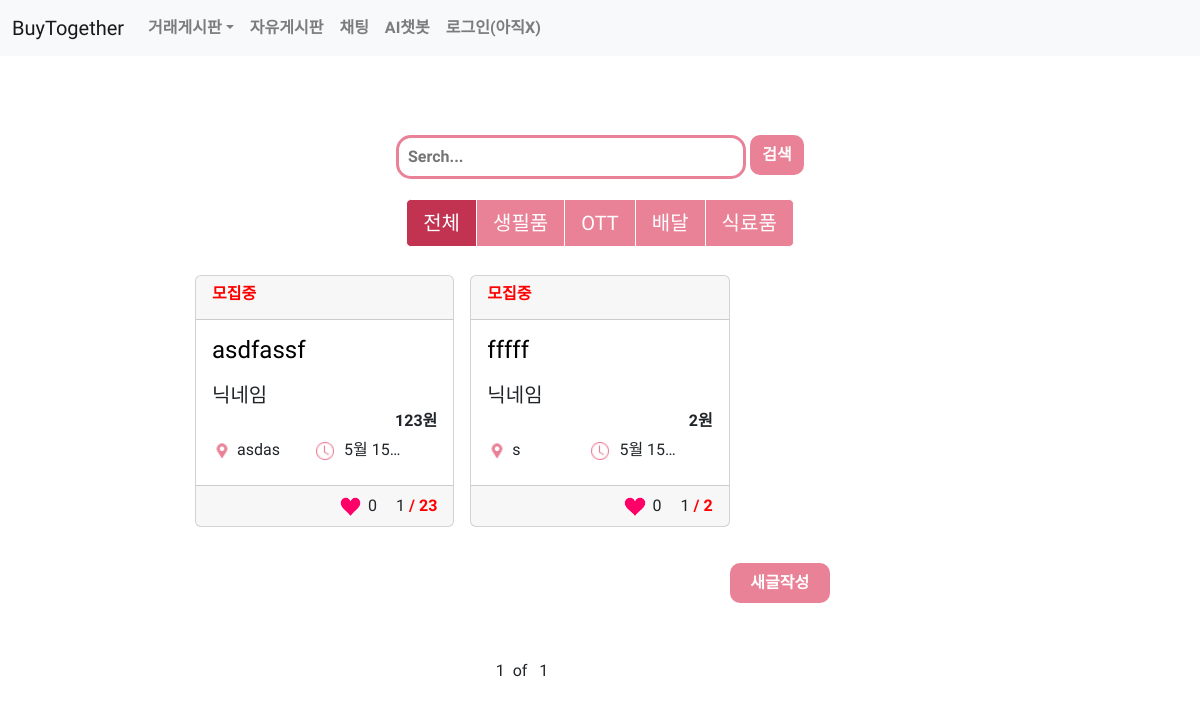
/purhome, run on an earlier commit of the app's database.
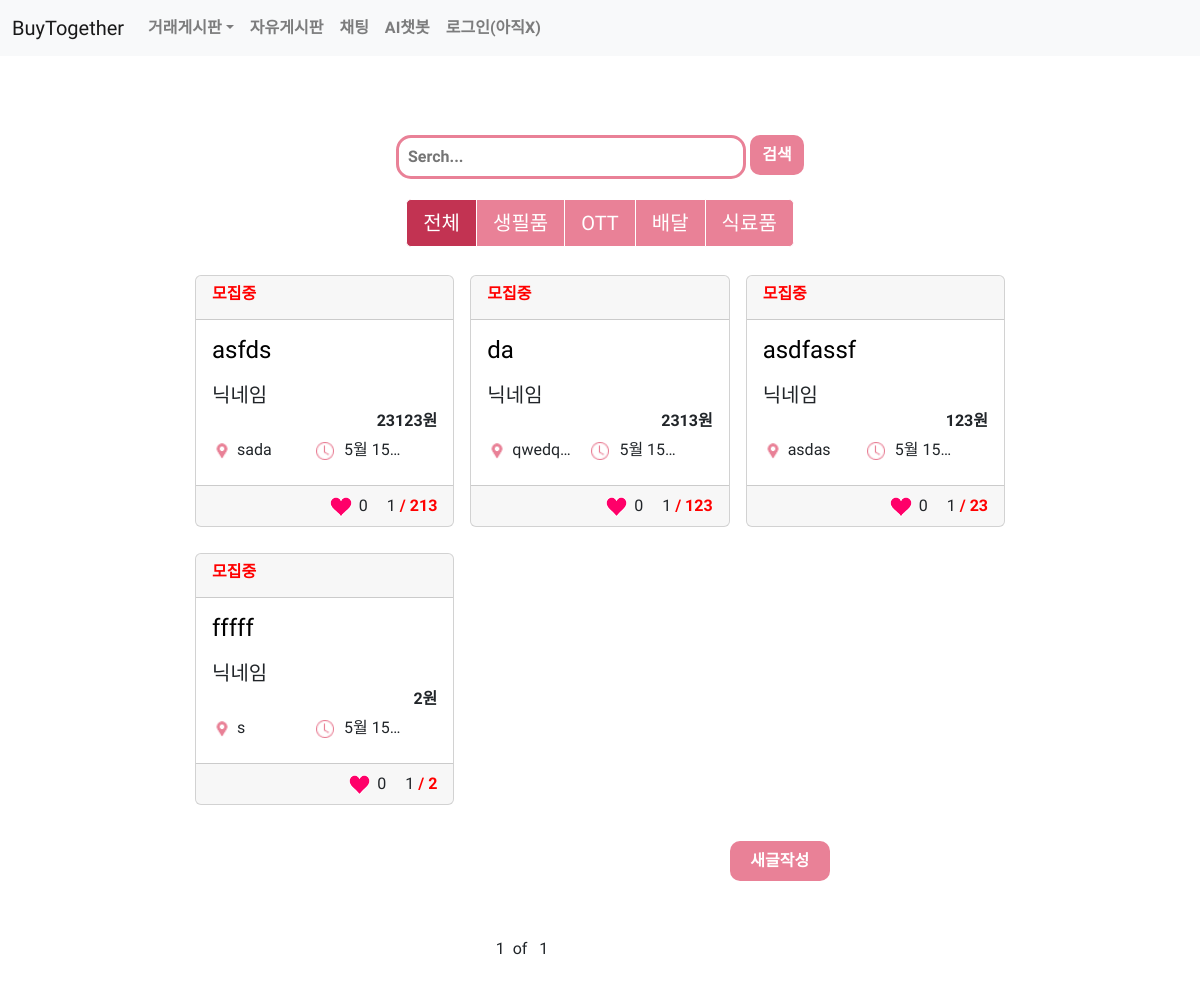
And on a later commit of the database.
### purbd/models.py (models this page shows, shortened)
class Pur(models.Model):
    CATEGORY_CHOICES = [(0,'식재료'),(1,'생필품'),(2,'OTT'),(3,'배달')]
    title = models.CharField(max_length=200)
    body = models.TextField(blank=False,
                                 null=False,)
    writeDate = models.DateTimeField(auto_now_add=True)
    date = models.DateTimeField(blank=False,
                                 null=False,)
    category = models.IntegerField(choices=CATEGORY_CHOICES,
                                 blank=False,
                                 null=False,
                                 default=0)
    wpeople = models.IntegerField(blank=False,
                                 null=False,)
    people = models.IntegerField(null=True,default=1)
    price = models.IntegerField(blank=False,
                                 null=False,)
    location=models.CharField(max_length=300)
    photo = models.ImageField(blank=True,null=True,upload_to='pur_photo')
    good = models.IntegerField(null=True,default=0)

### purbd/views.py (the view)
# urls.py: path('purhome',views.phome, name='purhome'),
def phome(request):
    purchase = Pur.objects
    post_list = purchase.all().order_by('-id') #최신순 나열
    paginator = Paginator(post_list, 9) # 6개씩 잘라내기
    page = request.GET.get('page') # 페이지 번호 알아오기
    posts = paginator.get_page(page) # 페이지 번호 인자로 넘겨주기
    return render(request,'purbd/home.html',{'purchase':purchase, 'posts':posts})

### templates/purbd/home.html (shortened to what this page needs)
<link rel="stylesheet" href="https://stackpath.bootstrapcdn.com/bootstrap/4.3.1/css/bootstrap.min.css">
{% extends 'nav.html' %}
{% load static %}
{% block content %}
<div class="container">
    <div class="row purbd_home_div_search" >
        <div class="col-12">
            <span class='pink_window'>
                <input type='text' class='input_text' placeholder="Serch..." onfocus="this.placeholder=''" onblur="this.placeholder='Serch...'"/>
            </span>
            <button type='submit' class='sch_smit'>검색</button>
        </div>
      </div>
      <div class = "row purbd_home_div_category ">
        <div class = "col-12">
              <div class="btn-group btn-group-lg">
                <a href="/purhome" class="btn  catBtn-active" aria-current="page">전체</a>
                <a href="{% url 'category' 'necessity' %}" class="btn catBtn">생필품</a>
                <a href="{% url 'category' 'ott' %}" class="btn catBtn">OTT</a>
                <a href="{% url 'category' 'delivery' %}" class="btn catBtn">배달</a>
                <a href="{% url 'category' 'food' %}" class="btn catBtn">식료품</a>
              </div>
      </div>
      </div>
      <div class="row">
        {% for post in posts %}
        <div class="col-sm-6 col-md-4 p-2 position-relative">
            <div class="card" style="margin-top: 10px;">
              <div class="card-header">
                <h6 style="color: red;"><b>모집중</b></h6>
              </div>
                <div class="card-body">
                  <h4 class="card-title purbd_home_title"><a href="{% url 'detail' post.id %}" class="stretched-link" style=" text-decoration : none; color : black;">{{post.title}}</a></h4>
                  <h5 class="card-subtitle mb-2 " style="text-align:left; margin-top: 10px; ">닉네임</h5>
                  <h6 class="card-subtitle mb-2" style="text-align:right"><b>{{post.price}}원</b></h6>
                  <div class="purbd_home_location" ><img src="{%static 'images/location.png' %}" style="padding-right: 5px;  height: 20px; ">{{post.location}}</div>
                  <div  class="purbd_home_meetTime"> <img src="{%static 'images/clock.png' %}" style="padding-right: 10px; height: 18px;">5월 15일 13:00</div>
                </div>
                <div class="card-footer">
                    <div style = "text-align: right;">
                          <span style="margin-right: 15px;"><img src="{%static 'images/heart.png' %}" style="padding-right: 3px;  height: 20px; "> {{post.good}}  </span>
                          {{post.people}}<span style="color: red "><b> / {{post.wpeople}}</span></b>
                    </div>
                </div>
          </div>
        </div>
        {% endfor %}
        <div class="row justify-content-end ">
            <div class="col-sm-6 col-md-4 p-2 purbd_home_div">
                <button type="button" onClick="location.href='create'" class='new_post_button'>새글작성</button>
            </div>
        </div>
        <div class="row justify-content-center">
            <div class="col-sm-6 col-md-3 p-2 purbd_home_div">
            <span>{{posts.number}}</span>&nbsp
            <span> of </span>&nbsp
            <span>{{posts.paginator.num_pages}}</span>&nbsp&nbsp
            </div>
        </div>
    {% endblock %}

### templates/nav.html (shortened to what this page needs)
{% load static %}
<!DOCTYPE html>
<html lang="en">
<head>
    <link rel="stylesheet" href="https://cdn.jsdelivr.net/npm/bootstrap@5.2.0-beta1/dist/css/bootstrap.min.css"
>
    <link rel="stylesheet" type="text/css" href="{% static 'style.css' %}">
</head>
<body class="nav_body">
    <nav class="navbar navbar-expand-md navbar-light bg-light">
        <div class="container-fluid">
            <a class="navbar-brand nav_change_color" href="{% url 'home' %}">BuyTogether</a>
            <div class="collapse navbar-collapse" id="navbarSupportedContent">
                <ul class="navbar-nav me-auto mb-2 mb-lg-0">
                    <li class="nav-item dropdown">
                        <a class="nav-link dropdown-toggle nav_change_color fw-bold" href="" id="navbarDropdown"
                            role="button" data-bs-toggle="dropdown" aria-expanded="false">
                            거래게시판</a>
                    </li>
                    <li class="nav-item">
                        <a class="nav-link nav_change_color fw-bold" href="/freehome">자유게시판</a>
                    </li>
                    <li class="nav-item">
                        <a class="nav-link nav_change_color fw-bold" href="{% url 'chathome' %}">채팅 </a>
                    </li>
                    <li class="nav-item">
                        <a class="nav-link nav_change_color fw-bold" href="{% url 'AIhome' %}">AI챗봇</a>
                    </li>
                    <li class="nav-item">
                    {% if user.is_authenticated %}
                    <a class="nav-link nav_change_color fw-bold" href="{% url 'profilehome' user.userID %}">{{user.username}}</a>
                    {% else %}
                    <a class="nav-link nav_change_color fw-bold" href="{% url 'login' %}">로그인(아직X)</a>
                    {% endif %}
                    </li>
                </ul>
            </div>
        </div>
    </nav>
    {% block content %}
    {% endblock %}
</body>
</html>

### static/style.css (style rules this page uses)
.container { width: 900px; padding: 49px; margin-left: auto; margin-right: auto; }
.nav_body { font-family: 'Gowun Dodum', sans-serif; }
.purbd_home_div_search { margin-top:20px; padding-top: 10px; padding-bottom: 10px; text-align : center; }
.purbd_home_div { margin-top:20px; margin-bottom:20px; padding-top: 10px; padding-bottom: 10px; }
.purbd_home_title { display: inline-block; width: 80%; margin-right: 10px; white-space: nowrap; overflow: hidden; text-overflow: ellipsis; }
.purbd_home_location { display: inline-block; width: 40%; margin-right: 10px; white-space: nowrap; overflow: hidden; text-overflow: ellipsis; }
.purbd_home_meetTime { display: inline-block; width: 40%; white-space: nowrap; overflow: hidden; text-overflow: ellipsis; }
.pink_window { display: inline-block; width: 350px; border: 3px solid #E98197; border-radius: 15px; }
.input_text { width: calc( 100% - 14px ); margin: 6px 7px; border: 0; font-weight: bold; font-size: 16px; outline: none; }
.sch_smit { width: 54px; height: 40px; margin: 0; border: 0; vertical-align: top; background: #E98197; color: white; font-weight: bold; border-radius: 10px; cursor: pointer; }
.new_post_button { width: 100px; height: 40px; margin: 0; border: 0; vertical-align: top; background: #E98197; color: white; font-weight: bold; border-radius: 10px; cursor: pointer; }
.purbd_home_div_category { padding-top: 10px; padding-bottom: 10px; text-align: center; }
.catBtn { background: #E98197; border-color: white; color : white; }
.catBtn-active { background: #c23352; color: white; border-color: white; }

What changed in the data, as far as the page shows it:
added Pur: title "asfds", price "23123", location "sada", good "0", people "1", wpeople "213"
added Pur: title "da", price "2313", location "qwedq…", good "0", people "1", wpeople "123"
